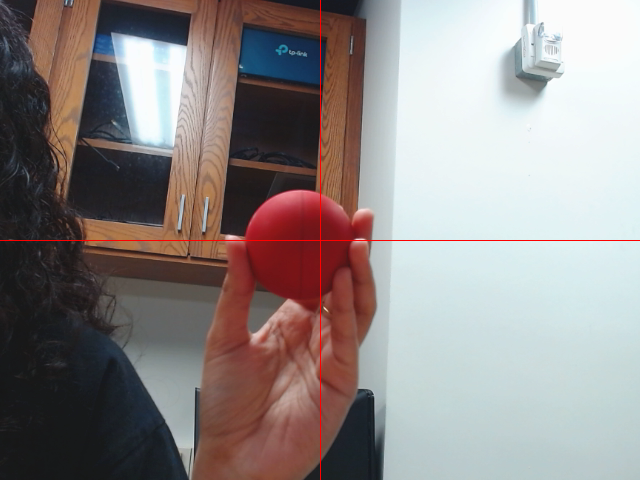
#> input picture goals6/goals6step2.png, 640 x 480 px, given in place of the camera
$ python goals6step7.py
#> lines starting #> are read from the running program, lines starting #| are printed output that depends on the picture; after the words box and inside, x2 and y2 are one past the last pixel; in counts of white or black regions, pixels touching at a corner belong together
"""goals6simple.py

   Read the camera image in preparation for some image manipulation
   and object detection.

"""

# Import OpenCV
import cv2

# Set up video capture device (camera).  Note 0 is the camera number.
# If things don't work, you may need to use 1 or 2?
camera = cv2.VideoCapture(0, cv2.CAP_V4L2)
if not camera.isOpened():
    raise Exception("Could not open video device: Maybe change the cam number?")

# Change the frame size and rate.  Note only combinations of
# widthxheight and rate are allowed.  In particular, 1920x1080 only
# reads at 5 FPS.  To get 30FPS we downsize to 640x480.
camera.set(cv2.CAP_PROP_FRAME_WIDTH,  640)
camera.set(cv2.CAP_PROP_FRAME_HEIGHT, 480)
camera.set(cv2.CAP_PROP_FPS,           30)

# Change the camera settings.
exposure = 235
wb = 3273
focus = 0

#camera.set(cv2.CAP_PROP_AUTO_EXPOSURE, 3)       # Auto mode
camera.set(cv2.CAP_PROP_AUTO_EXPOSURE, 1)       # Manual mode
camera.set(cv2.CAP_PROP_EXPOSURE, exposure)     # 3 - 2047, default 250

#camera.set(cv2.CAP_PROP_AUTO_WB, 1.0)           # Enable auto white balance
camera.set(cv2.CAP_PROP_AUTO_WB, 0.0)           # Disable auto white balance
camera.set(cv2.CAP_PROP_WB_TEMPERATURE, wb)     # 2000 - 6500, default 4000

#camera.set(cv2.CAP_PROP_AUTOFOCUS, 1)           # Enable autofocus
camera.set(cv2.CAP_PROP_AUTOFOCUS, 0)           # Disable autofocus
camera.set(cv2.CAP_PROP_FOCUS, focus)           # 0 - 250, step 5, default 0

camera.set(cv2.CAP_PROP_BRIGHTNESS, 154)        # 0 - 255, default 128
camera.set(cv2.CAP_PROP_CONTRAST,   128)        # 0 - 255, default 128
camera.set(cv2.CAP_PROP_SATURATION, 210)        # 0 - 255, default 128


# Keep scanning, until 'q' hit IN IMAGE WINDOW.
count = 0
while True:
    # Grab an image from the camera.  Often called a frame (part of sequence).
    ret, frame = camera.read()
#> frame is the input picture: shape (480, 640, 3); mean B, G, R 135.6, 136.7, 144.2
    count += 1

    # Grab and report the image shape.
    (H, W, D) = frame.shape
#> H = 480; W = 640; D = 3
    #print(f"Frame #{count:3} is {W}x{H} pixels x{D} color channels.")

    # Convert the BGR image to RGB or HSV.
    hsv = cv2.cvtColor(frame, cv2.COLOR_BGR2HSV)      # For other objects
#> hsv: shape (480, 640, 3); mean H, S, V 74.7, 54.1, 153.3
    # hsv = cv2.cvtColor(frame, cv2.COLOR_RGB2HSV)      # For red objects

    # Print color of center pixel
    print('BGR at center pixel: ', frame[W//2, H//2])
#| BGR at center pixel:  [ 48  59 135]
    print('HSV at center pixel: ', hsv[W//2, H//2])
#| HSV at center pixel:  [  4 164 135]


    # Cross hair on center pixel
    (xA1, yA1) = (W // 2, 0)
#> xA1 = 320; yA1 = 0
    (xA2, yA2) = (W // 2, H - 1)
#> xA2 = 320; yA2 = 479
    (xB1, yB1) = (0, H // 2)
#> xB1 = 0; yB1 = 240
    (xB2, yB2) = (W - 1, H // 2)
#> xB2 = 639; yB2 = 240
    cv2.line(frame, (xA1, yA1), (xA2,yA2), (0,0,255), 1)
    cv2.line(frame, (xB1, yB1), (xB2,yB2), (0,0,255), 1)


    binary = cv2.inRange(hsv, (75, 115, 50), (115, 230, 190))
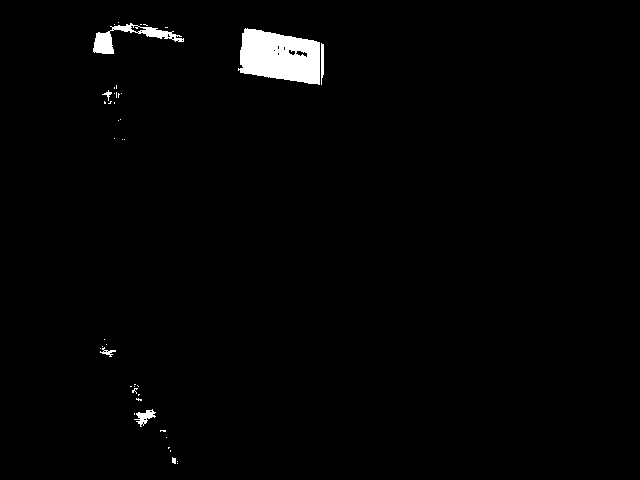
#> binary: shape (480, 640); 1.6% white; 44 white regions (37 under 20 px), largest, box (x1, y1, x2, y2) and area: (238, 28, 320, 85) 3447, (93, 23, 184, 54) 820, (134, 409, 156, 427) 174
    binary = cv2.erode(binary, None, iterations=3)
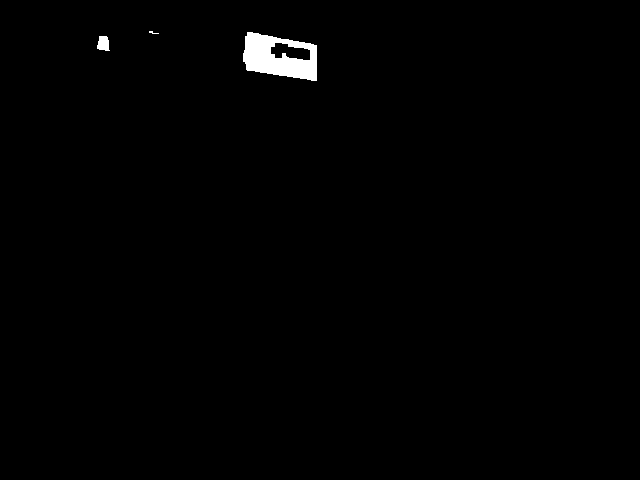
#> binary: shape (480, 640); 0.8% white; 3 white regions (1 under 20 px), largest, box (x1, y1, x2, y2) and area: (243, 32, 317, 81) 2282, (97, 36, 110, 51) 152
    binary = cv2.dilate(binary, None, iterations=1)
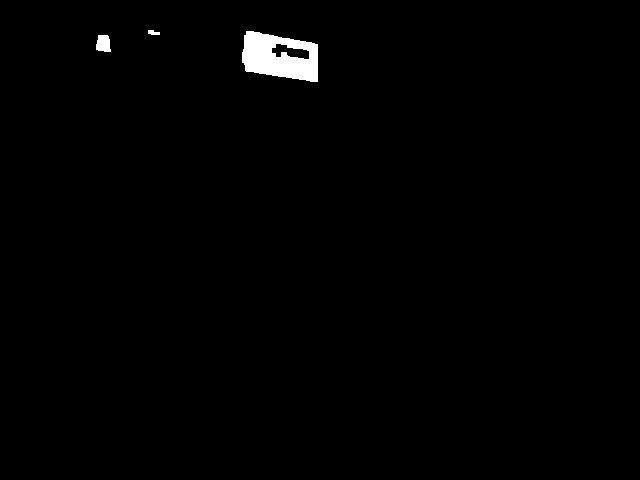
#> binary: shape (480, 640); 0.95% white; 3 white regions

    # Add contours
    (contours, hierarchy) = cv2.findContours(binary, cv2.RETR_LIST, cv2.CHAIN_APPROX_SIMPLE)
#> contours = 4 contours; box (x1, y1, x2, y2) and area: (242, 31, 318, 82) 2852, (271, 43, 310, 60) 362, (96, 35, 111, 52) 184, (148, 30, 160, 35) 30
    contours = sorted(contours, key=cv2.contourArea, reverse=True)
   # cv2.drawContours(frame, contours, -1, (0,0,255), 2)

    CUTOFF = 1000

    for contour in contours:
        if cv2.contourArea(contour) > CUTOFF:
            cv2.drawContours(frame, [contour], 0, (0,255,0), 2)
        else:
            cv2.drawContours(frame, [contour], 0, (0,0,255), 2)
#> this loop made 4 passes
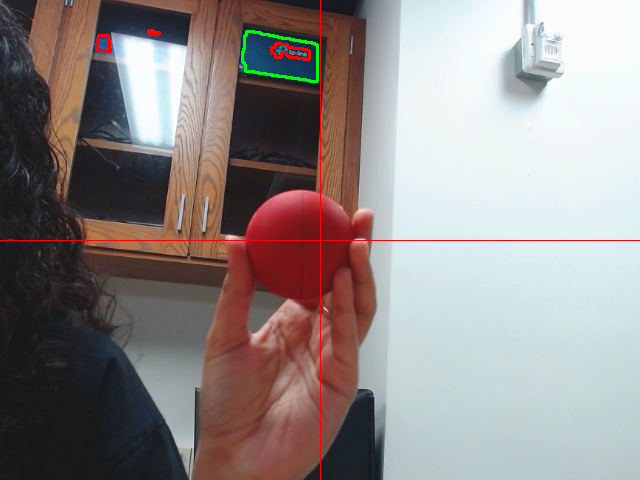
#> frame: shape (480, 640, 3); 0.42% of pixels changed, all inside (x1, y1, x2, y2) = (95, 29, 319, 83)

    # Show the processed image with the given title.  Note this won't
    # actually appear (draw on screen) until the waitKey(1) below.
    cv2.imshow('Processed Image', frame)
    cv2.imshow('Binary Image', binary)

    # Check for a key press IN THE IMAGE WINDOW: waitKey(0) blocks
    # indefinitely, waitkey(1) blocks for at most 1ms.  If 'q' break.
    # This also flushes the windows and causes it to actually appear.
    if (cv2.waitKey(1) & 0xFF) == ord('q'):
#> (key q is pressed here)
        break

# Close everything up.
camera.release()
cv2.destroyAllWindows()

$ run again, on goals6/goals6step6.png
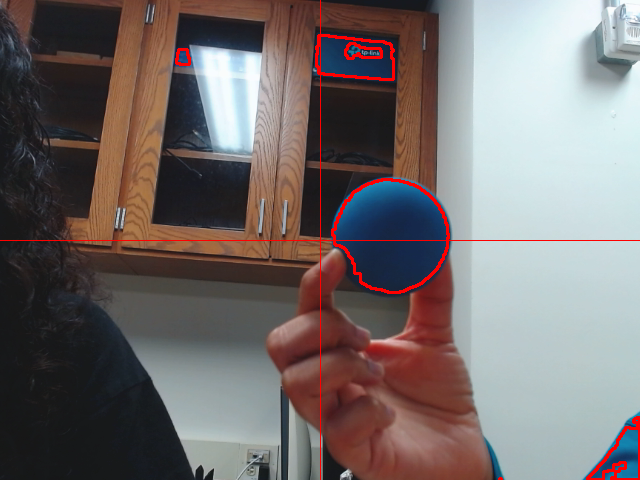
#> input picture goals6/goals6step6.png, 640 x 480 px, given in place of the camera
#> frame is the input picture: shape (480, 640, 3); mean B, G, R 107.8, 108.5, 116.5
#> hsv: shape (480, 640, 3); mean H, S, V 68.8, 64.4, 127.4
#| BGR at center pixel:  [82 88 85]
#| HSV at center pixel:  [45 17 88]
#> `binary = cv2.dilate(binary, None, iterations=1)`:
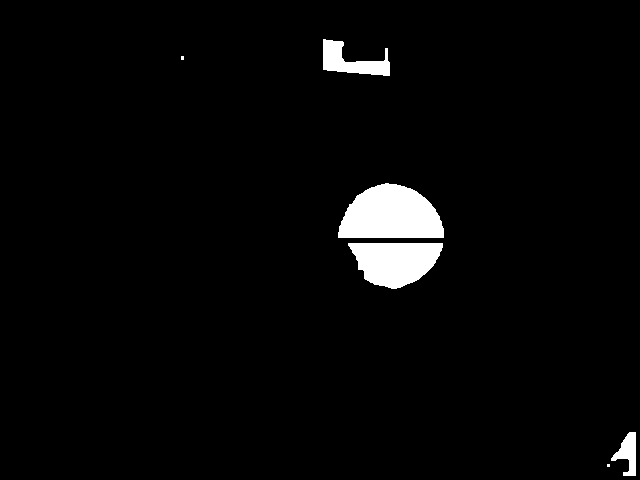
#> binary: shape (480, 640); 3.1% white; 6 white regions (2 under 20 px)
#> contours = 6 contours, 2 with area under 20; largest, box (x1, y1, x2, y2) and area: (338, 183, 444, 238) 4317, (348, 243, 443, 289) 3025, (323, 39, 390, 76) 1146, (611, 432, 636, 476) 510
#> the loop `for contour in contours:` made 6 passes
#> contour on passes 5 to 6: [[181, 56], [181, 59], [183, 59], [183, 56]], [[607, 464], [607, 466], [609, 466], [609, 464]]
#> after the loop `for contour in contours:`:
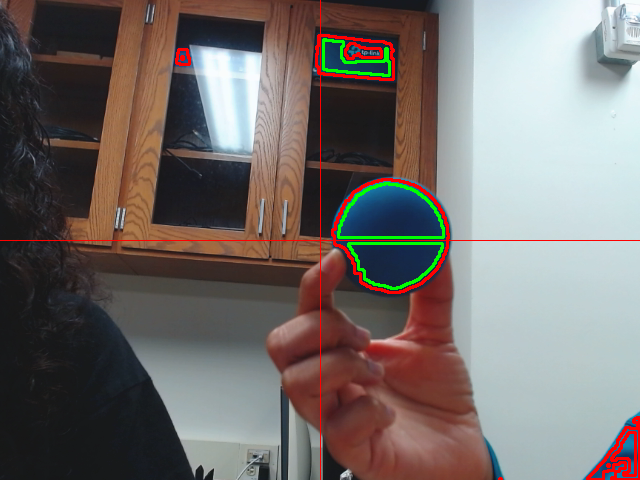
#> frame: shape (480, 640, 3); 0.91% of pixels changed, all inside (x1, y1, x2, y2) = (180, 38, 637, 477)

$ run again, on goals6/goals6step7.png
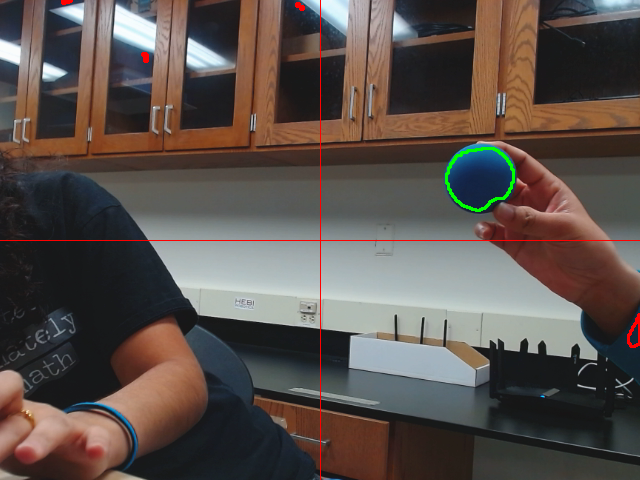
#> input picture goals6/goals6step7.png, 640 x 480 px, given in place of the camera
#> frame is the input picture: shape (480, 640, 3); mean B, G, R 75.6, 80.4, 90.2
#> hsv: shape (480, 640, 3); mean H, S, V 58.7, 67.5, 97
#| BGR at center pixel:  [57 58 55]
#| HSV at center pixel:  [80 13 58]
#> `binary = cv2.dilate(binary, None, iterations=1)`:
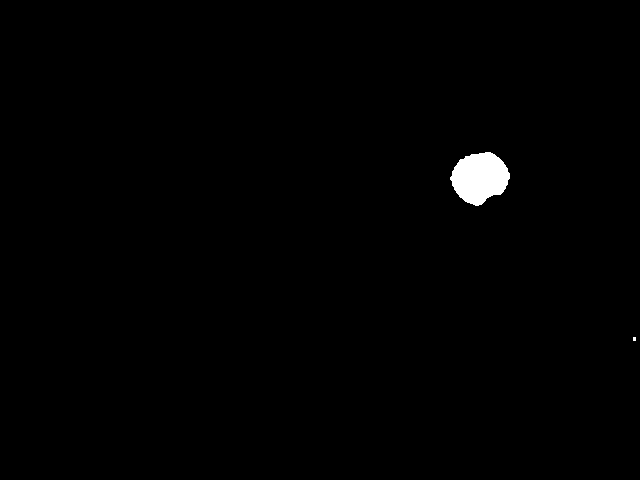
#> binary: shape (480, 640); 0.75% white; 2 white regions (1 under 20 px)
#> contours = 2 contours, 1 with area under 20; largest, box (x1, y1, x2, y2) and area: (450, 152, 510, 206) 2208
#> the loop `for contour in contours:` made 2 passes
#> contour on pass 2: [[633, 337], [633, 340], [635, 340], [635, 337]]
#> after the loop `for contour in contours:`:
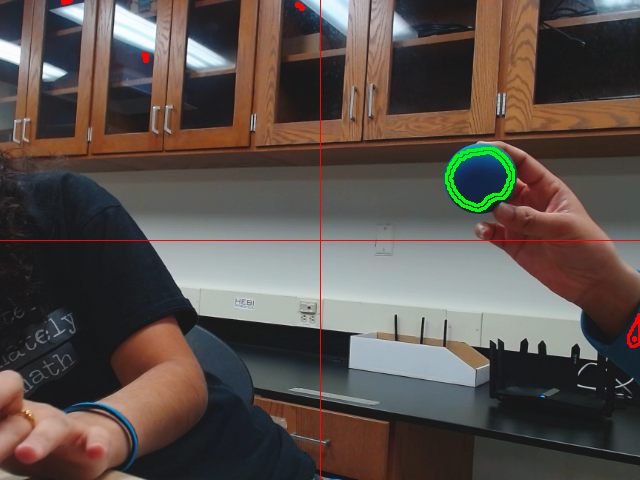
#> frame: shape (480, 640, 3); 0.2% of pixels changed, all inside (x1, y1, x2, y2) = (449, 151, 637, 342)
